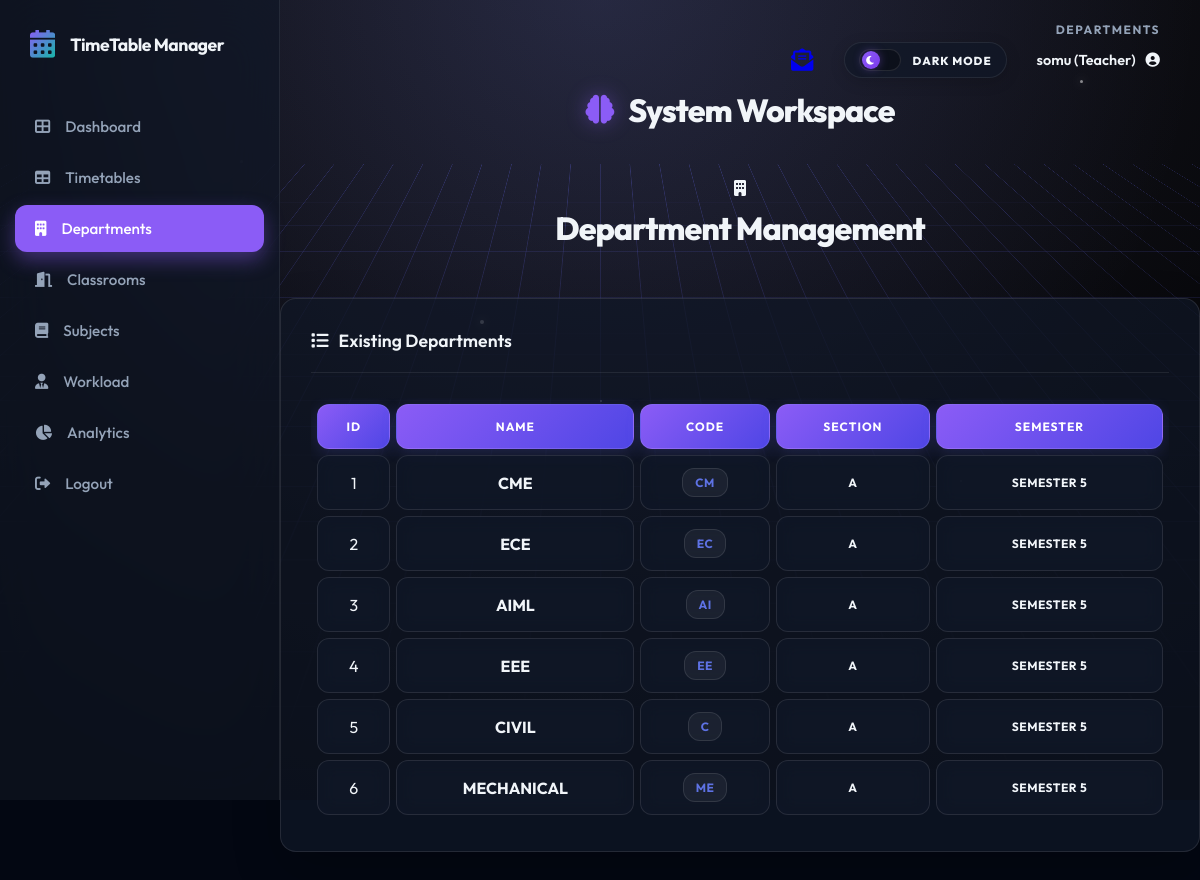
/departments (signed in), run on an earlier commit of the app's database.
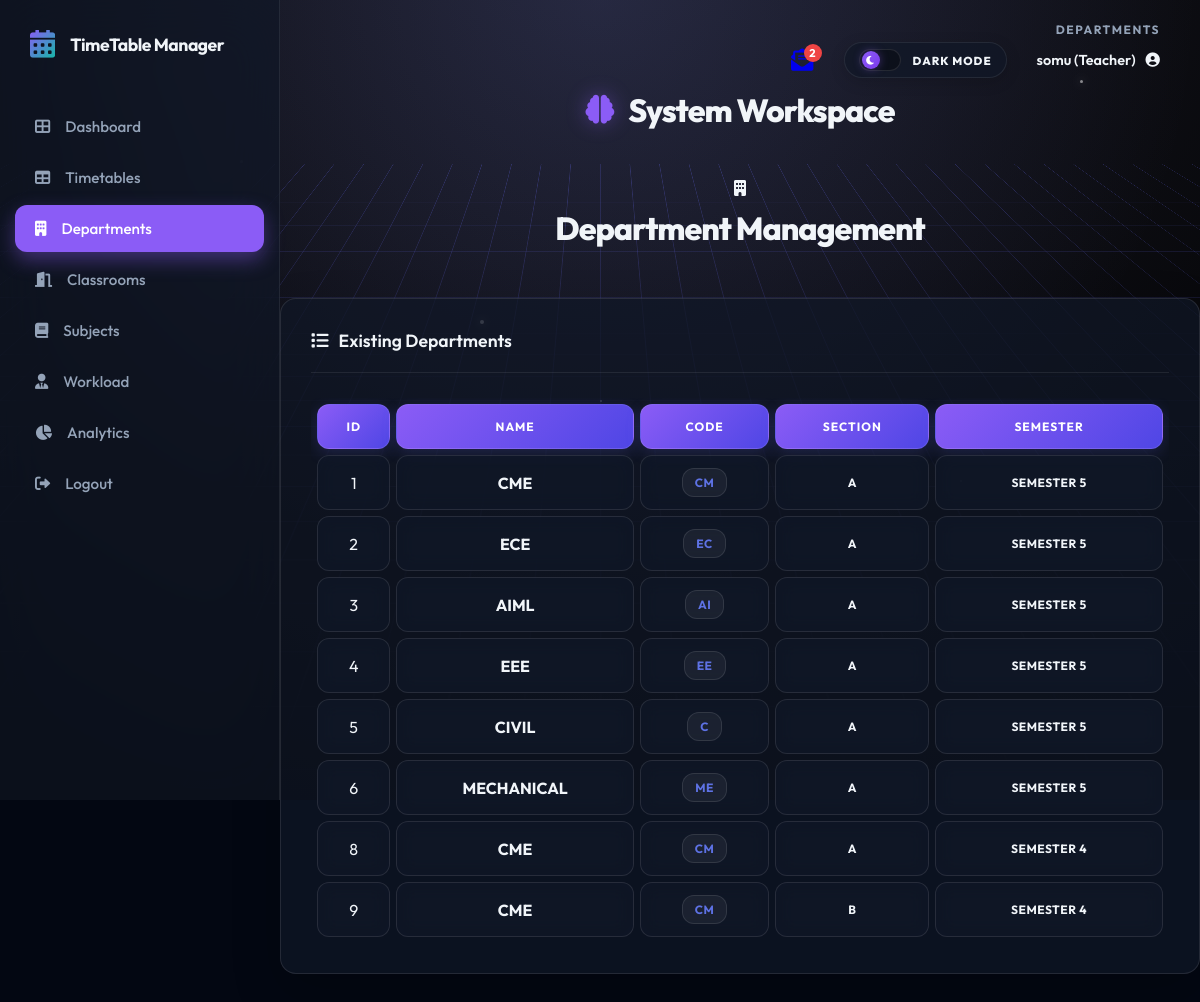
And on a later commit of the database.
### models.py (models this page shows)
class User(db.Model, UserMixin):
    id = db.Column(db.Integer, primary_key=True)
    username = db.Column(db.String(80), unique=True, nullable=False)
    password = db.Column(db.String(120), nullable=False)
    email = db.Column(db.String(120), nullable=True)
    role = db.Column(db.String(20), nullable=False, default='student')
    dept_id = db.Column(db.Integer, db.ForeignKey('department.id'), nullable=True)
    teacher_id = db.Column(db.Integer, db.ForeignKey('teacher.id'), nullable=True)
    department = db.relationship('Department', backref='users', lazy=True)
    teacher_profile = db.relationship('Teacher', backref='user_account', uselist=False, lazy=True)

class Department(db.Model):
    id = db.Column(db.Integer, primary_key=True)
    name = db.Column(db.String(100), nullable=False)
    code = db.Column(db.String(10), nullable=False)
    section = db.Column(db.String(10), nullable=True, default='A')
    semester = db.Column(db.String(20), nullable=True, default='Semester 1')
    courses = db.relationship('Course', backref='department', lazy=True, cascade="all, delete-orphan")
    teachers = db.relationship('Teacher', backref='department', lazy=True, cascade="all, delete-orphan")
    timetable_entries = db.relationship('TimetableEntry', backref='department', lazy=True, cascade="all, delete-orphan")

### routes.py (the view, shortened to what this page needs)
@main.route('/departments', methods=['GET', 'POST'])
@login_required
def departments():
    depts = Department.query.all()
    return render_template('resources/departments.html', departments=depts)

### app.py (called while the page is built)
@login_manager.user_loader
def load_user(user_id):
    return User.query.get(int(user_id))

@app.context_processor
def inject_unread_count():
    from flask_login import current_user
    from models import Message
    if current_user.is_authenticated:
        count = Message.query.filter_by(recipient_id=current_user.id, is_read=False).count()
        return dict(unread_count=count)
    return dict(unread_count=0)

### templates/resources/departments.html (shortened to what this page needs)
{% extends 'base.html' %}
{% block content %}
<div class="page-title-section">
    <div class="page-title">
        <i class="fas fa-building"></i>
        <h1>Department Management</h1>
    </div>
</div>
<div class="card">
    <div class="card-header">
        <h3><i class="fas fa-list"></i> Existing Departments</h3>
    </div>
    <div class="timetable-responsive">
        <table class="timetable-table">
            <thead>
                <tr>
                    <th>ID</th>
                    <th>Name</th>
                    <th>Code</th>
                    <th>Section</th>
                    <th>Semester</th>
                </tr>
            </thead>
            <tbody>
                {% for dept in departments %}
                <tr>
                    <td>{{ dept.id }}</td>
                    <td><strong>{{ dept.name }}</strong></td>
                    <td><span class="badge"
                            style="background: var(--input-bg); border: 1px solid var(--border-color); color: #5e72e4; font-weight: 700;">{{
                            dept.code
                            }}</span></td>
                    <td><span class="badge badge-info">{{ dept.section }}</span></td>
                    <td><span class="badge badge-secondary">{{ dept.semester }}</span></td>
                </tr>
                {% else %}
                <tr>
                    <td colspan="6" style="text-align: center; color: var(--text-muted); padding: 40px;">No departments
                        found.
                    </td>
                </tr>
                {% endfor %}
            </tbody>
        </table>
    </div>
</div>
{% endblock %}

### templates/base.html (shortened to what this page needs)
<!DOCTYPE html>
<html lang="en">
<head>
    <link rel="stylesheet" href="{{ url_for('static', filename='css/style.css') }}">
    <link rel="stylesheet" href="https://cdnjs.cloudflare.com/ajax/libs/font-awesome/6.0.0/css/all.min.css">
</head>
<body>
    <div class="cyber-grid-container">
        <div class="cyber-grid"></div>
        <div class="cyber-glow"></div>
        <div class="floating-particles">
            <i></i><i></i><i></i><i></i><i></i><i></i>
        </div>
    </div>
    {% set is_auth = request.endpoint in ['main.login', 'main.register', 'main.register_student',
    'main.register_teacher'] %}
    <div class="{{ 'app-wrapper' if not is_auth else '' }}">
        {% if not is_auth %}
        <aside class="sidebar" id="appSidebar">
            <div class="sidebar-header">
                <i class="fas fa-calendar-alt"></i>
                <h2>TimeTable Manager</h2>
            </div>
            <ul class="sidebar-nav">
                <li class="nav-item {% if request.endpoint == 'main.dashboard' %}active{% endif %}">
                    <a href="{{ url_for('main.dashboard') }}" class="nav-link">
                        <i class="fas fa-th-large"></i> Dashboard
                    </a>
                </li>
                <li class="nav-item {% if request.endpoint == 'main.timetable' %}active{% endif %}">
                    <a href="{{ url_for('main.timetable') }}" class="nav-link">
                        <i class="fas fa-table"></i> Timetables
                    </a>
                </li>
                <li class="nav-item {% if request.endpoint == 'main.departments' %}active{% endif %}">
                    <a href="{{ url_for('main.departments') }}" class="nav-link">
                        <i class="fas fa-building"></i> Departments
                    </a>
                </li>
                <li class="nav-item {% if request.endpoint == 'main.classrooms' %}active{% endif %}">
                    <a href="{{ url_for('main.classrooms') }}" class="nav-link">
                        <i class="fas fa-door-open"></i> Classrooms
                    </a>
                </li>
                <li class="nav-item {% if request.endpoint == 'main.courses' %}active{% endif %}">
                    <a href="{{ url_for('main.courses') }}" class="nav-link">
                        <i class="fas fa-book"></i> Subjects
                    </a>
                </li>
                <li class="nav-item">
                    <a href="{{ url_for('main.teachers') }}" class="nav-link">
                        <i class="fas fa-user-tie"></i> Workload
                    </a>
                </li>
                <li class="nav-item {% if request.endpoint == 'main.reports' %}active{% endif %}">
                    <a href="{{ url_for('main.reports') }}" class="nav-link">
                        <i class="fas fa-chart-pie"></i> Analytics
                    </a>
                </li>
                {% if current_user.is_authenticated %}
                <li class="nav-item">
                    <a href="{{ url_for('main.logout') }}" class="nav-link">
                        <i class="fas fa-sign-out-alt"></i> Logout
                    </a>
                </li>
                {% else %}
                <li class="nav-item">
                    <a href="{{ url_for('main.login') }}" class="nav-link">
                        <i class="fas fa-sign-in-alt"></i> Login
                    </a>
                </li>
                {% endif %}
            </ul>
        </aside>
        {% endif %}
        <main class="{{ 'main-area' if not is_auth else '' }}">
            {% if not is_auth %}
            <div class="top-header">
                <div class="header-meta-group">
                    <div class="breadcrumb-mini">{{ request.endpoint.split('.')[-1].replace('_', ' ') }}</div>
                    <div class="user-controls">
                        {% if current_user.is_authenticated %}
                        <a href="{{ url_for('main.mailbox') }}" class="icon-btn nav-mailbox-link" title="Mailbox"
                            style="margin-right: 15px; position: relative;">
                            <i class="fas fa-envelope-open-text nav-mailbox-icon"></i>
                            {% if unread_count > 0 %}
                            <span style="
                                position: absolute;
                                top: -5px;
                                right: -8px;
                                background: #ef4444;
                                color: white;
                                border-radius: 50%;
                                width: 18px;
                                height: 18px;
                                display: flex;
                                justify-content: center;
                                align-items: center;
                                font-size: 0.7rem;
                                font-weight: bold;
                                border: 2px solid var(--bg-secondary);
                            ">{{ unread_count }}</span>
                            {% endif %}
                        </a>
                        <div class="mode-switcher" id="themeToggle" title="Switch Interface Mode">
                            <div class="mode-track">
                                <div class="mode-thumb">
                                    <i class="fas fa-moon moon-icon"></i>
                                </div>
                            </div>
                            <span class="mode-label">Dark Mode</span>
                        </div>
                        <div class="user-dropdown">
                            <a href="{{ url_for('main.profile') }}" class="user-profile" id="userProfileToggle"
                                style="text-decoration: none; color: inherit; cursor: pointer;">
                                <span>{{ current_user.username }} ({{ current_user.role|capitalize }})</span>
                                <i class="fas fa-user-circle"></i>
                            </a>
                        </div>
                        {% else %}
                        <div class="user-profile">
                            <span>Guest</span>
                            <i class="fas fa-user-circle"></i>
                        </div>
                        {% endif %}
                    </div>
                </div>
            </div>
            <div class="page-title-section">
                <div class="page-title">
                    <h1>
                        {% block icon %}<i class="fas fa-brain"></i>{% endblock %}
                        {% block title %}System Workspace{% endblock %}
                    </h1>
                </div>
            </div>
            {% endif %}
            {% block content %}{% endblock %}
    </div>
</body>
</html>

What changed in the data, as far as the page shows it:
added Department: id "8", name "CME", code "CM", section "A", semester "SEMESTER 4"
added Department: id "9", name "CME", code "CM", section "B", semester "SEMESTER 4"
Also different on the page:
{{ unread_count }}: (not shown) → "2"
